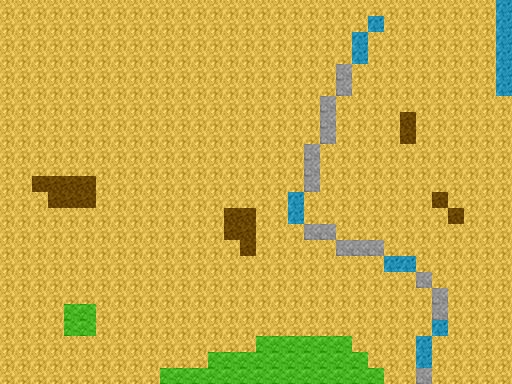

This game map was drawn from its Tiled (.tmx) file and the tilesets committed beside it. A one-line description and the trimmed map source follow:
An orthogonal 32x24 tile map with 16x16 px tiles, 1 tile layer (GroundLayer).

<map version="1.0" orientation="orthogonal" width="32" height="24" tilewidth="16" tileheight="16">
 <tileset firstgid="1" name="ground_tile_set" tilewidth="16" tileheight="16">
  <image source="../images/ground_tile_set.png" trans="ff00ff" width="112" height="16" />
 </tileset>
 <layer name="GroundLayer" width="32" height="24">
  <data>[768 cells, 768 non-empty, 5 distinct tile ids]</data>
 </layer>
</map>